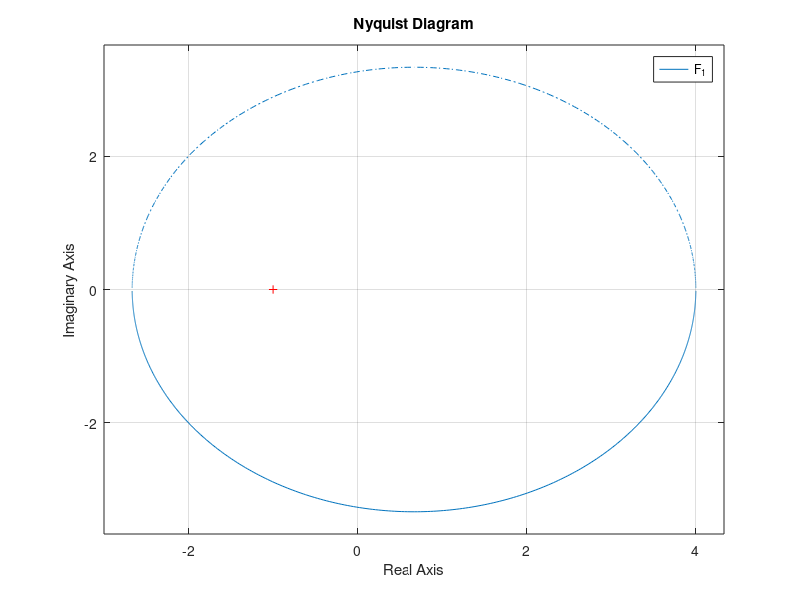
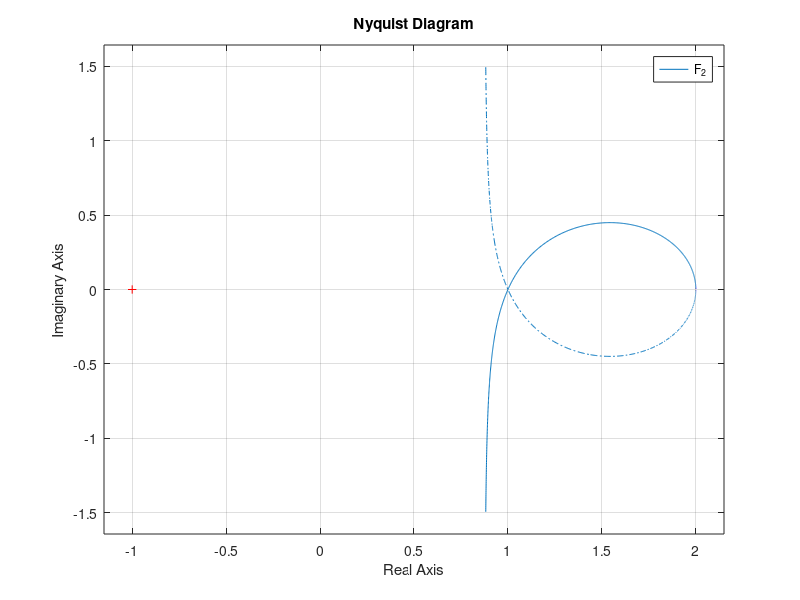
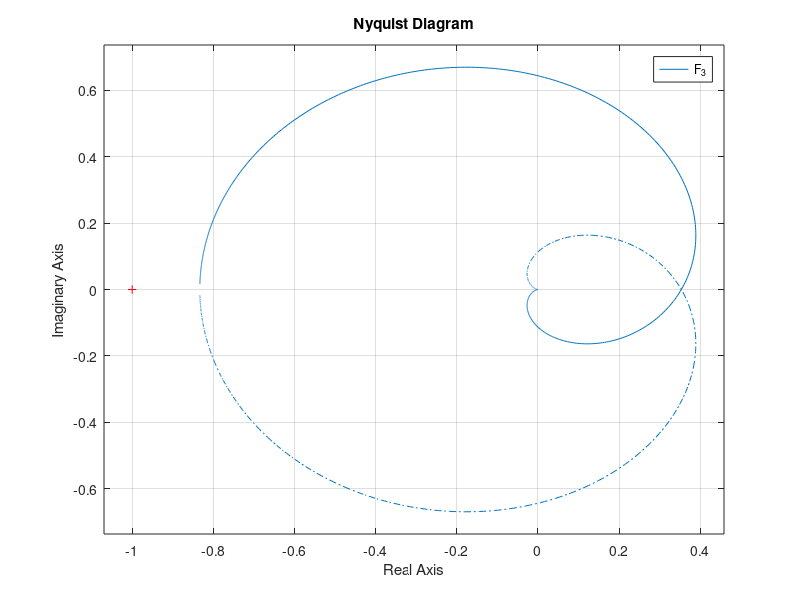
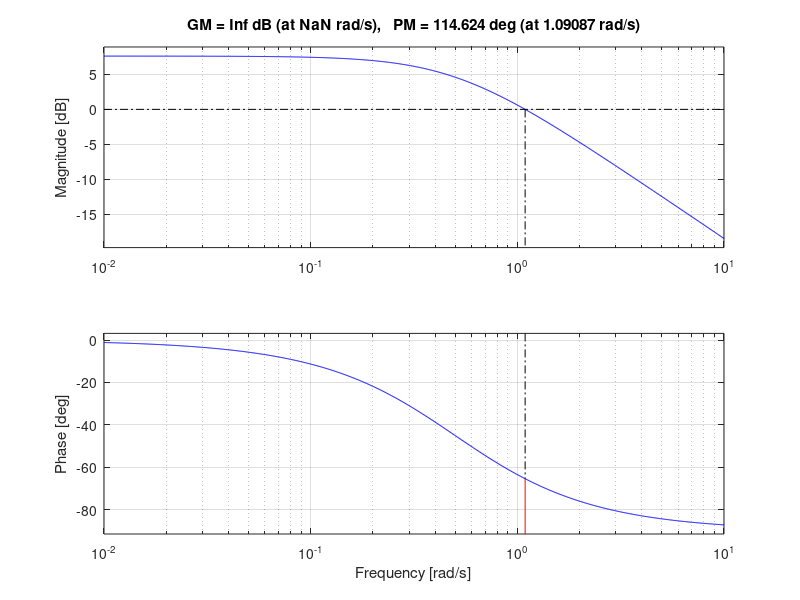

Write MATLAB code to recreate these figures, in order. (Note: this script raises an error after producing the figures.)
%% Aufgabe 1

F_1 = tf([4, 8], [1, -3]);

figure(1);
nyquist(F_1);
grid on;

F_2 = tf([2, 4, 2], [1, 4, 0]);

figure(2);
nyquist(F_2);
grid on;

F_3 = tf([10, -20], [1, 12, 35, 24]);

figure(3);
nyquist(F_3);
grid on;

%% Aufgabe 3


%% Aufgabe 4

%F_1=tf([0, 1.2],[1, 0.5]);
%bode(F_1);
%grid on;

%aus dem Skript:
s = tf('s');

TF_S = 1.2 / (s + 0.5);

[Gm, Pm, Wcg, Wcp] = margin(TF_S);

fprintf('Gain margin: %.3f\n', Gm);
fprintf('Phase margin: %.3f degrees\n', Pm);
fprintf('Phase-crossover frequency: %.3f rad/s\n', Wcg);
fprintf('Gain-crossover frequency: %.3f rad/s\n', Wcp);

figure(4);
margin(TF_S)

ax = findall(gcf, 'Type', 'axes');

for k = 1:length(ax)
    ax(k).XGrid = 'on';
    ax(k).YGrid = 'on';
    ax(k).XMinorGrid = 'on';
    ax(k).YMinorGrid = 'off';
    if contains(string(ax(k).YLabel.String), "Magnitude")
    yline(ax(k), 0, 'k-', 'LineWidth', 0.1, "LineStyle","-.");
    end
    ax(k).GridLineStyle = '-';
    ax(k).MinorGridLineStyle = '-';
    ax(k).GridLineWidth = 0.05;
    ax(k).MinorGridLineWidth = 0.05;
end

s = tf('s');

TF_0 = 59.57 / (s*(s + 0.5));

[Gm, Pm, Wcg, Wcp] = margin(TF_0);

fprintf('Gain margin: %.3f\n', Gm);
fprintf('Phase margin: %.3f degrees\n', Pm);
fprintf('Phase-crossover frequency: %.3f rad/s\n', Wcg);
fprintf('Gain-crossover frequency: %.3f rad/s\n', Wcp);

figure(5);
margin(TF_0)

ax = findall(gcf, 'Type', 'axes');

for k = 1:length(ax)
    ax(k).XGrid = 'on';
    ax(k).YGrid = 'on';
    ax(k).XMinorGrid = 'on';
    ax(k).YMinorGrid = 'off';
    if contains(string(ax(k).YLabel.String), "Magnitude")
    yline(ax(k), 0, 'k-', 'LineWidth', 0.1, "LineStyle","-.");
    end
    ax(k).GridLineStyle = '-';
    ax(k).MinorGridLineStyle = '-';
    ax(k).GridLineWidth = 0.05;
    ax(k).MinorGridLineWidth = 0.05;
end

s = tf('s');

TF_G = (59.57 * (s+2.107))/ (s*(s+11.86)*(s + 0.5));

[Gm, Pm, Wcg, Wcp] = margin(TF_G);

fprintf('Gain margin: %.3f\n', Gm);
fprintf('Phase margin: %.3f degrees\n', Pm);
fprintf('Phase-crossover frequency: %.3f rad/s\n', Wcg);
fprintf('Gain-crossover frequency: %.3f rad/s\n', Wcp);

figure(6);
margin(TF_G)

ax = findall(gcf, 'Type', 'axes');

for k = 1:length(ax)
    ax(k).XGrid = 'on';
    ax(k).YGrid = 'on';
    ax(k).XMinorGrid = 'on';
    ax(k).YMinorGrid = 'off';
    if contains(string(ax(k).YLabel.String), "Magnitude")
    yline(ax(k), 0, 'k-', 'LineWidth', 0.1, "LineStyle","-.");
    end
    ax(k).GridLineStyle = '-';
    ax(k).MinorGridLineStyle = '-';
    ax(k).GridLineWidth = 0.05;
    ax(k).MinorGridLineWidth = 0.05;
end

%% Augabe 5

s = tf('s');

Strecke = 80 / (s*(0.2*s + 1));
Filter = 1/(0.05*s+1);
Fs_Ff = Strecke*Filter;

figure(7);
bode(Strecke,Filter,Fs_Ff);
grid on;
legend("Strecke","Filter","Fs_Ff");

drawnow;
ax = findall(gcf, 'Type', 'axes');

for k = 1:length(ax)
    ax(k).XGrid = 'on';
    ax(k).YGrid = 'on';
    ax(k).XMinorGrid = 'on';
    ax(k).YMinorGrid = 'off';
    ax(k).GridLineStyle = '-';
    ax(k).MinorGridLineStyle = '-';
    ax(k).GridLineWidth = 0.05;
    ax(k).MinorGridLineWidth = 0.05;
end


[Gm, Pm, Wcg, Wcp] = margin(Fs_Ff);

fprintf('Gain margin: %.3f\n', Gm);
fprintf('Phase margin: %.3f degrees\n', Pm);
fprintf('Phase-crossover frequency: %.3f rad/s\n', Wcg);
fprintf('Gain-crossover frequency: %.3f rad/s\n', Wcp);

figure(8);
margin(Fs_Ff)

ax = findall(gcf, 'Type', 'axes');

for k = 1:length(ax)
    ax(k).XGrid = 'on';
    ax(k).YGrid = 'on';
    ax(k).XMinorGrid = 'on';
    ax(k).YMinorGrid = 'off';
    if contains(string(ax(k).YLabel.String), "Magnitude")
    yline(ax(k), 0, 'k-', 'LineWidth', 0.1, "LineStyle","-.");
    end
    ax(k).GridLineStyle = '-';
    ax(k).MinorGridLineStyle = '-';
    ax(k).GridLineWidth = 0.05;
    ax(k).MinorGridLineWidth = 0.05;
end


s = tf('s');

TF_S = 2 / ((1+0.1*s)*(1+0.5*s)*(1+1.2*s));
figure(9);
bode(TF_S);
grid on;
t = 0:0.1:12;
u = ones (length(t),1) ;
% Simulation
figure(10);
lsim (TF_S,u,t);
grid on;

s = tf('s');

TF_S = 2 / ((1+0.1*s)*s);
figure(11);
margin(TF_S);
grid on;
